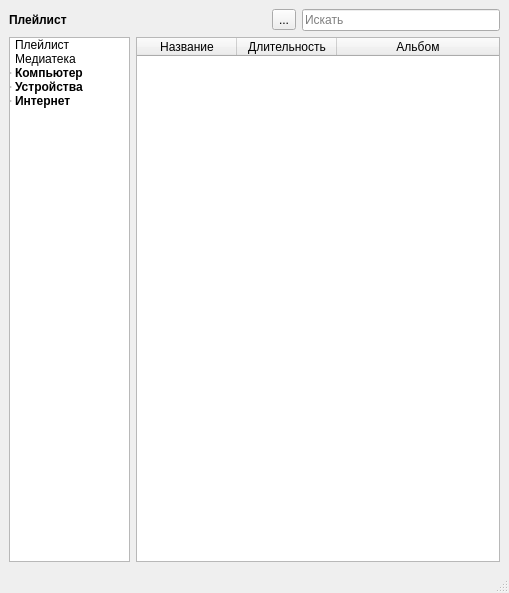
<?xml version="1.0" encoding="UTF-8"?>
<ui version="4.0">
 <class>MainWindow</class>
 <widget class="QMainWindow" name="MainWindow">
  <property name="geometry">
   <rect>
    <x>0</x>
    <y>0</y>
    <width>509</width>
    <height>593</height>
   </rect>
  </property>
  <property name="windowTitle">
   <string>Плейлист</string>
  </property>
  <widget class="QWidget" name="centralwidget">
   <layout class="QVBoxLayout" name="verticalLayout_2">
    <item>
     <layout class="QVBoxLayout" name="verticalLayout" stretch="1,30">
      <item>
       <layout class="QHBoxLayout" name="horizontalLayout">
        <item>
         <widget class="QLabel" name="current_section_lbl">
          <property name="text">
           <string>&lt;b&gt;Плейлист&lt;/b&gt;</string>
          </property>
         </widget>
        </item>
        <item>
         <spacer name="horizontalSpacer">
          <property name="orientation">
           <enum>Qt::Horizontal</enum>
          </property>
          <property name="sizeHint" stdset="0">
           <size>
            <width>40</width>
            <height>20</height>
           </size>
          </property>
         </spacer>
        </item>
        <item>
         <widget class="QToolButton" name="change_view_btn">
          <property name="text">
           <string>...</string>
          </property>
         </widget>
        </item>
        <item>
         <widget class="QLineEdit" name="search_edit">
          <property name="toolTip">
           <string/>
          </property>
          <property name="placeholderText">
           <string>Искать</string>
          </property>
         </widget>
        </item>
       </layout>
      </item>
      <item>
       <layout class="QHBoxLayout" name="horizontalLayout_2" stretch="1,3">
        <item>
         <widget class="QTreeWidget" name="chooser">
          <property name="indentation">
           <number>2</number>
          </property>
          <property name="rootIsDecorated">
           <bool>true</bool>
          </property>
          <property name="uniformRowHeights">
           <bool>false</bool>
          </property>
          <property name="headerHidden">
           <bool>true</bool>
          </property>
          <column>
           <property name="text">
            <string/>
           </property>
          </column>
          <item>
           <property name="text">
            <string>Плейлист</string>
           </property>
          </item>
          <item>
           <property name="text">
            <string>Медиатека</string>
           </property>
          </item>
          <item>
           <property name="text">
            <string>Компьютер</string>
           </property>
           <property name="font">
            <font>
             <weight>75</weight>
             <bold>true</bold>
            </font>
           </property>
           <item>
            <property name="text">
             <string>Мои видеозаписи</string>
            </property>
           </item>
           <item>
            <property name="text">
             <string>Моя музыка</string>
            </property>
           </item>
           <item>
            <property name="text">
             <string>Мои рисунки</string>
            </property>
           </item>
          </item>
          <item>
           <property name="text">
            <string>Устройства</string>
           </property>
           <property name="font">
            <font>
             <weight>75</weight>
             <bold>true</bold>
            </font>
           </property>
           <item>
            <property name="text">
             <string>Диски</string>
            </property>
           </item>
          </item>
          <item>
           <property name="text">
            <string>Интернет</string>
           </property>
           <property name="font">
            <font>
             <weight>75</weight>
             <bold>true</bold>
            </font>
           </property>
           <item>
            <property name="text">
             <string>Подкасты</string>
            </property>
           </item>
           <item>
            <property name="text">
             <string>Радио</string>
            </property>
           </item>
          </item>
         </widget>
        </item>
        <item>
         <widget class="QTableWidget" name="media_table">
          <attribute name="horizontalHeaderStretchLastSection">
           <bool>true</bool>
          </attribute>
          <attribute name="verticalHeaderStretchLastSection">
           <bool>false</bool>
          </attribute>
          <column>
           <property name="text">
            <string>Название</string>
           </property>
          </column>
          <column>
           <property name="text">
            <string>Длительность</string>
           </property>
          </column>
          <column>
           <property name="text">
            <string>Альбом</string>
           </property>
          </column>
         </widget>
        </item>
       </layout>
      </item>
     </layout>
    </item>
   </layout>
  </widget>
  <widget class="QMenuBar" name="menubar">
   <property name="geometry">
    <rect>
     <x>0</x>
     <y>0</y>
     <width>509</width>
     <height>21</height>
    </rect>
   </property>
  </widget>
  <widget class="QStatusBar" name="statusbar"/>
 </widget>
 <resources/>
 <connections/>
</ui>
